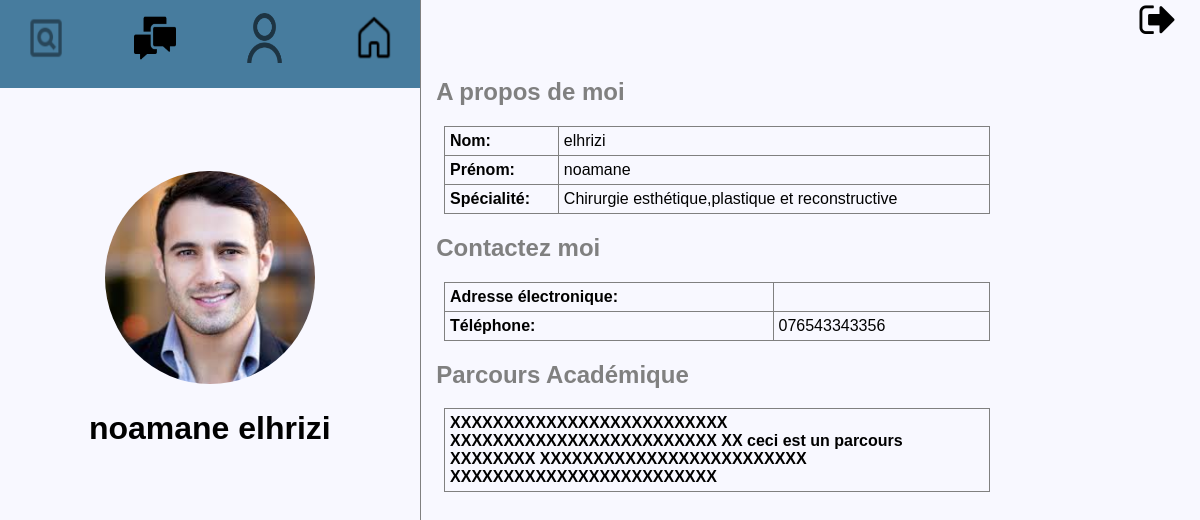
Page /profile/ (signed in) on the committed database.
### accounts/models.py (models this page shows, shortened)
class Medecin(models.Model):
    CHOICES = [
        ('Immunologie','Immunologie'),
        ('Anesthésiologie','Anesthésiologie'),
        ('Andrologie','Andrologie'),
        ('Cardiologie',' Cardiologie'),
        ('Chirurgie cardiaque',' Chirurgie cardiaque'),
        ('Chirurgie esthétique,plastique et reconstructive','Chirurgie esthétique, plastique et reconstructive'),
        ('Chirurgie générale','Chirurgie générale'),
        ('Chirurgie maxillo-faciale','Chirurgie maxillo-faciale'),
        ('Chirurgie pédiatrique','Chirurgie pédiatrique'),
        ('Chirurgie thoracique','Chirurgie thoracique'),
        ('Chirurgie vasculaire','Chirurgie vasculaire'),
        ('Neurochirurgie','Neurochirurgie'),
        ('Dermatologie','Dermatologie'),
        ('Endocrinologie','Endocrinologie'),
        ('Gastro-entérologie','Gastro-entérologie'),
        ('Gériatrie','Gériatrie'),
        ('Gynécologie','Gynécologie'),
        ('Hématologie','Hématologie'),
        ('Hépatologie','Hépatologie'),
        ('Infectiologie','Infectiologie'),
        ('Néonatologie','Néonatologie'),
        ('Néphrologie','Néphrologie'),
        ('Neurologie',' Neurologie'),
        ('Odontologie','Odontologie'),
        ('Oncologie','Oncologie'),
        ('Obstétrique','Obstétrique'),
        ('Ophtalmologie','Ophtalmologie'),
        ('Orthopédie','Orthopédie'),
        ('Oto-rhino-laryngologie','Oto-rhino-laryngologie'),
        ('Pédiatrie','Pédiatrie'),
        ('Pneumologie','Pneumologie'),
        ('Psychiatrie','Psychiatrie'),
        ('Radiologie','Radiologie'),
        ('Radiothérapie','Radiothérapie'),
        ('Rhumatologie','Rhumatologie'),
        ('Urologie','Urologie'),
    ]
    user = models.OneToOneField(User, on_delete=models.CASCADE)
    CIN=models.CharField(max_length=20)
    date_de_naissance=models.DateField()
    present = models.BooleanField(default=True)
    specialitee = models.CharField(max_length=70,choices=sorted(CHOICES, key=itemgetter(0)))
    image=models.ImageField(default=None,blank=True)
    numero=models.CharField(max_length=70)
    parcours=models.TextField(max_length=1000)
    email=models.EmailField(blank=True)

### accounts/views.py (the view)
# urls.py: path('profile/', views.profile, name="profile"),
def profile(request):
    m=Medecin.objects.get(user=request.user)
    return render(request,"registration/profile.html",{"medecin":m})

### templates/registration/profile.html (shortened to what this page needs)
{% extends 'index.html' %}
{% load static %}
   {% block content_g %}
          <div style="margin-top:20%">
          <img src="{{medecin.image.url}}" style="width: 50%;height: 30%;border-radius: 50%;" alt="profile">
         <h1>{{medecin.user.first_name}} {{medecin.user.last_name}}</h1>
        </div>
    {% endblock %}
    {% block content_d %}
    <a href="{% url 'logout_url' %}">
    <i class="fa fa-sign-out" style="font-size:40px;color:black;float:right;margin-right:3%"></i></a>
    <div  style="margin-top:10%">
    <h2 style="text-align:left;color:grey;margin-left:2%">A propos de moi</h2>
    <table id="patient" style="width:70%;margin-left:3%">
      <tr>
        <th>Nom:</th>
        <td>{{medecin.user.last_name}}</td>
      </tr>
      <tr>
        <th>Prénom:</th>
        <td>{{medecin.user.first_name}}</td>
      </tr>
      <tr>
        <th>Spécialité:</th>
        <td>{{medecin.specialitee}}</td>
      </tr>
  </table>
  <h2 style="text-align:left;color:grey;margin-left:2%">Contactez moi</h2>
  <table id="patient" style="width:70%;margin-left:3%">
    <tr>
      <th>Adresse électronique:</th>
      <td>{{medecin.email}}</td>
    </tr>
    <tr>
      <th>Téléphone:</th>
      <td>{{medecin.numero}}</td>
    </tr>
</table>
  <h2 style="text-align:left;color:grey;margin-left:2%">Parcours Académique</h2>
  <table id="patient" style="width:70%;margin-left:3%">
    <tr>
      <th>{{medecin.parcours}}</th>
    </tr>
</table>
</div>
{% endblock %}

### templates/index.html (shortened to what this page needs)
{% load static %}
<!DOCTYPE html>
<html lang="en">
<head>
    <link rel = "stylesheet"
   type = "text/css"
   href =  "{% static 'css\style2.css' %}"/>
   <link rel="stylesheet" href="https://cdnjs.cloudflare.com/ajax/libs/font-awesome/4.7.0/css/font-awesome.min.css">
</head>
<body>
  <div class="pc">
    <div class = 'div1'  id="gauche" style="flex-basis: 35%">
        <div class='settings' style="padding-top:3%;padding-bottom: 5%;">
        <a href="/search" style="margin-right:15%"><img src="{% static 'images\loupe.png' %}" alt="ajouter" ></a>
        <a href="/chat" style="margin-right:15%"><img src="{% static 'images\discussion.png' %}"  alt="disscussion" ></a>
        <a href="/profile" style="margin-right:15%"><img src="{% static 'images\bonhomme.png' %}" alt="profile"></a>
        <a href="/dashboard"><img src="{% static 'images\home.png' %}" alt="dashboard"></a>
    </div>
    {% block content_g %}{% endblock %}
</div>
<div class = 'div1' style="border-left: 1px solid grey ; flex-basis: 65%">
  {% block content_d %}{% endblock %}
</div>
</div>
</body>
</html>

### static/css/style2.css (style rules this page uses)
html { height:-webkit-fill-available; }
body { background-color: ghostwhite; font-family: Arial; margin: 0; padding: 0; height: 100%; display : flex; }
.settings img { width: 10%; height: 50px; }
.div1 { display: inline-block; text-align: center; flex-basis: 50%; }
.settings { background-color:#477C9E; padding-bottom:3%; }
table, th, td { border: 1px solid grey; border-collapse: collapse; }
th, td { padding: 5px; text-align: left; }

### templates/index.html (style rules this page uses)
table, th, td { border: 1px solid grey; border-collapse: collapse; }
th, td { padding: 5px; text-align: left; }
.pc { display: flex; width: 100vw; }
@media only screen and (min-width: 768px) { body { background-color: ghostwhite; font-family: Arial; margin: 0; padding: 0; height: 100%; display : flex; } }

### templates/registration/profile.html (style rules this page uses)
table, th, td { border: 1px solid grey; border-collapse: collapse; }
th, td { padding: 5px; text-align: left; }
.pc { display: flex; width: 100vw; }
@media only screen and (min-width: 768px) { body { background-color: ghostwhite; font-family: Arial; margin: 0; padding: 0; height: 100%; display : flex; } }

### rows in the picture
Medecin: image (picture), user.first_name "noamane", user.last_name "elhrizi", specialitee "Chirurgie esthétique,plastique et reconstructive", numero "076543343356", parcours "XXXXXXXXXXXXXXXXXXXXXXXXXX XXXXXXXXXXXXXXXXXXXXXXXXX XX ceci est un parcours XXXXXXXX XXXXXXXXXXXXXXXXXXXXXXXXX XXXXXXXXXXXXXXXXXXXXXXXXX"
